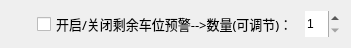
  <widget class="QWidget" name="horizontalLayoutWidget_7">
   <property name="geometry">
    <rect>
     <x>1330</x>
     <y>310</y>
     <width>351</width>
     <height>41</height>
    </rect>
   </property>
   <layout class="QHBoxLayout" name="warning">
    <item>
     <widget class="QLabel" name="lab_warning">
      <property name="maximumSize">
       <size>
        <width>30</width>
        <height>30</height>
       </size>
      </property>
      <property name="text">
       <string/>
      </property>
      <property name="pixmap">
       <pixmap>image/warning.png</pixmap>
      </property>
     </widget>
    </item>
    <item>
     <widget class="QCheckBox" name="cbtn_warning">
      <property name="maximumSize">
       <size>
        <width>16777215</width>
        <height>30</height>
       </size>
      </property>
      <property name="font">
       <font>
        <family>Microsoft YaHei UI Light</family>
        <pointsize>10</pointsize>
       </font>
      </property>
      <property name="text">
       <string>开启/关闭剩余车位预警--&gt;数量(可调节)：</string>
      </property>
     </widget>
    </item>
    <item>
     <widget class="QSpinBox" name="warnSpinBox">
      <property name="maximumSize">
       <size>
        <width>16777215</width>
        <height>30</height>
       </size>
      </property>
      <property name="frame">
       <bool>false</bool>
      </property>
      <property name="buttonSymbols">
       <enum>QAbstractSpinBox::UpDownArrows</enum>
      </property>
      <property name="minimum">
       <number>1</number>
      </property>
     </widget>
    </item>
   </layout>
  </widget>
